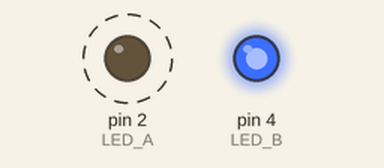
Simulated run of this sketch. Board: Arduino Uno, built with avr-gcc and run on an emulated ATmega328P. Shown: output pins drawn as LEDs (lit = HIGH). Dashed ring = blinking.

Above: at 0.3 s.
At 3.8 s:
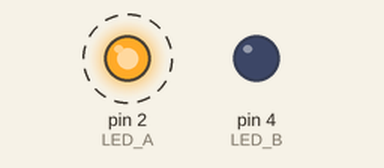
Timing chart, 0 to 5.9 s (numbered marks = the images above):
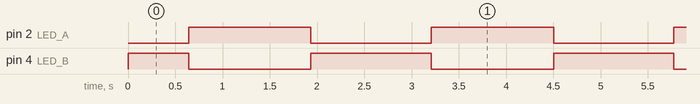

Measured:
- by itself, pin 2 (LED_A): alternates HIGH for 1.3 s and LOW for 1.3 s
- by itself, pin 4 (LED_B): repeats every 2.6 s: LOW 1.3 s, HIGH 1.3 s

The sketch:

ex06.ino.ino
```cpp
#define LED_A 2
#define LED_B 4

int val = 0;
int step = 2;

void setup() {
  pinMode(LED_A, OUTPUT);
  pinMode(LED_B, OUTPUT);
}

void loop() {
  analogWrite(LED_A, val);
  analogWrite(LED_B, 255 - val);
  val += step;
  if (val <= 0 || val >= 255)
    step = -step;
  delay(10);
}
```
